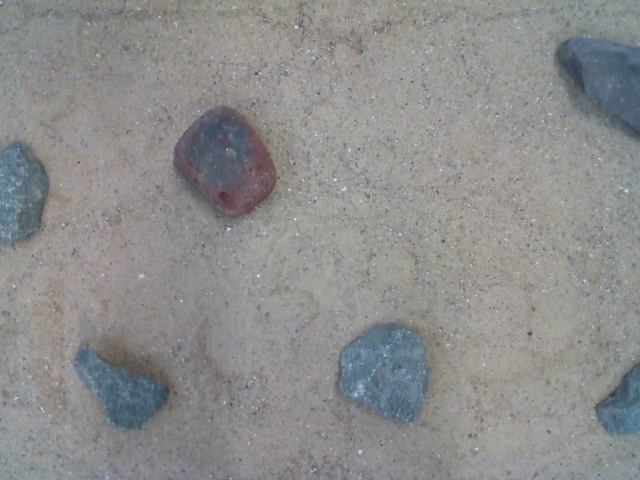
#> input picture Groenlaenderens_Kode/RockDetection/Billeder/Image4.jpg, 640 x 480 px, found by its file name
$ python TestingRocks.py
#> lines starting #> are read from the running program, lines starting #| are printed output that depends on the picture; after the words box and inside, x2 and y2 are one past the last pixel; in counts of white or black regions, pixels touching at a corner belong together
import cv2 as cv
import numpy as np
import skimage.exposure as exposure

image = cv.imread("Groenlaenderens_Kode/RockDetection/Billeder/Image4.jpg")
#> image is the input picture: shape (480, 640, 3); mean B, G, R 140.5, 140.7, 140.6
image2 = image.copy()
img3 = image.copy()

img_h, img_w = image.shape[:2]

# Convert to grayscale0
gray = cv.cvtColor(image2, cv.COLOR_BGR2GRAY)
HSVImage = cv.cvtColor(image2, cv.COLOR_BGR2HSV)
#> HSVImage: shape (480, 640, 3); mean H, S, V 64.3, 15.7, 144.7
H, S, V = cv.split(HSVImage)
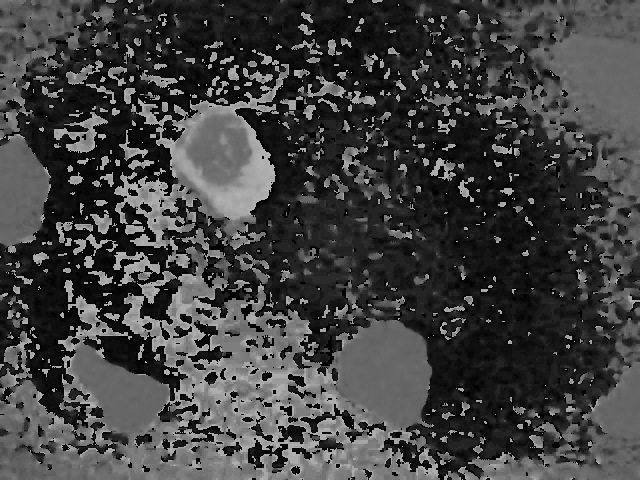
#> H: shape (480, 640); min 0, max 179, mean 64.3

thresholded = cv.threshold(S, 10, 255, cv.THRESH_BINARY + cv.THRESH_OTSU)[1]
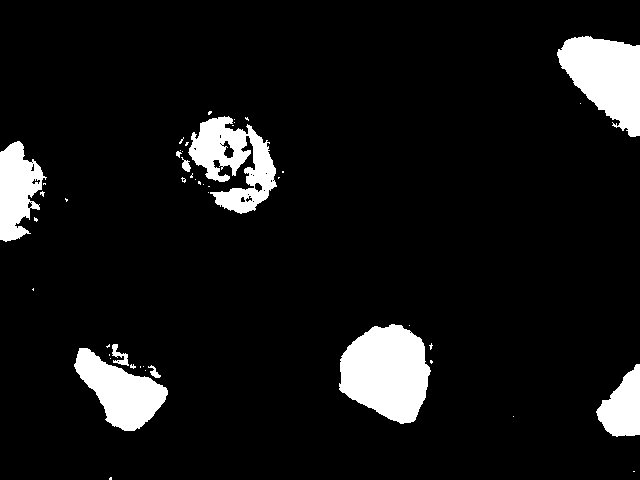
#> thresholded: shape (480, 640); 8.5% white; 47 white regions (37 under 20 px), largest, box (x1, y1, x2, y2) and area: (339, 324, 431, 424) 6642, (557, 36, 640, 137) 5325, (188, 116, 277, 214) 4496
#cv.imshow("Thresholded", thresholded)

dilated = cv.dilate(thresholded, (3, 3), iterations=1)
#> dilated: shape (480, 640); 8.7% white; 43 white regions (31 under 20 px)

contours = cv.findContours(thresholded, cv.RETR_EXTERNAL, cv.CHAIN_APPROX_SIMPLE)[0]
#> contours = 47 contours, 38 with area under 20; largest, box (x1, y1, x2, y2) and area: (339, 324, 431, 424) 6502, (557, 36, 640, 137) 5161, (188, 116, 277, 214) 4392, (74, 348, 168, 431) 3839, (0, 141, 47, 242) 2856
#cv.imshow("Dilated", thresholded)
#cv.waitKey(0)
# printing area of contours
small_contours = [cnt for cnt in contours if cv.contourArea(cnt) < 500]
#> small_contours = 41 contours, 38 with area under 20; largest, box (x1, y1, x2, y2) and area: (112, 344, 129, 366) 126, (181, 157, 191, 172) 60, (148, 365, 161, 378) 50

mask = np.zeros_like(thresholded)
cv.drawContours(mask, small_contours, -1, (255, 255, 255), -1)
#> mask: shape (480, 640); 0.18% white; 41 white regions (37 under 20 px), largest, box (x1, y1, x2, y2) and area: (112, 344, 129, 366) 172, (181, 157, 191, 172) 80, (148, 365, 161, 378) 71, (176, 151, 182, 158) 24
#cv.imshow("Mask", mask)
#cv.waitKey(0)

subtractedSmall = cv.subtract(thresholded, mask)
#> subtractedSmall: shape (480, 640); 8.3% white; 6 white regions, box (x1, y1, x2, y2) and area: (339, 324, 431, 424) 6642, (557, 36, 640, 137) 5325, (188, 116, 277, 214) 4496, (74, 348, 168, 431) 3963, (0, 141, 47, 242) 2959, (596, 364, 640, 437) 2036

dilated2 = cv.dilate(subtractedSmall, (5, 5), iterations=2)
#> dilated2: shape (480, 640); 8.7% white; 6 white regions
#cv.imshow("Dilated2", dilated2)
#cv.waitKey(0)

contour_img = np.zeros_like(image)

contours2 = cv.findContours(dilated2, cv.RETR_EXTERNAL, cv.CHAIN_APPROX_SIMPLE)[0]
#> contours2 = 6 contours; box (x1, y1, x2, y2) and area: (339, 324, 431, 426) 6692, (557, 36, 640, 139) 5376, (188, 116, 277, 216) 4853, (74, 348, 168, 433) 4029, (0, 141, 47, 244) 3024, (596, 364, 640, 439) 2030
drawCont = cv.drawContours(contour_img, contours2, -1, (255, 255, 255), -1)
#> drawCont: shape (480, 640, 3); 8.8% white; 6 white regions, box (x1, y1, x2, y2) and area: (339, 324, 431, 426) 6834, (557, 36, 640, 139) 5531, (188, 116, 277, 216) 5136, (74, 348, 168, 433) 4155, (0, 141, 47, 244) 3172, (596, 364, 640, 439) 2125
cv.imshow("Contours", contour_img)
print(contours2[0])
#> (printed output is left out)
cv.waitKey(0)

kernel = np.ones((3, 3), np.uint8)
kernel2 = np.ones((11, 11), np.uint8)
opening = cv.morphologyEx(contour_img, cv.MORPH_OPEN, kernel, iterations=10)
#> opening: shape (480, 640, 3); 7.7% white; 7 white regions, largest, box (x1, y1, x2, y2) and area: (341, 328, 428, 423) 6680, (561, 38, 640, 138) 5440, (80, 359, 163, 430) 3776
opneing = np.uint8(opening)
cv.imshow("Opening", opening)

opening_gray = cv.cvtColor(opening, cv.COLOR_BGR2GRAY)

sure_bg = cv.dilate(opening, kernel, iterations=2)
#> sure_bg: shape (480, 640, 3); 8.8% white; 7 white regions, largest, box (x1, y1, x2, y2) and area: (339, 326, 430, 425) 7424, (559, 36, 640, 140) 5980, (78, 357, 165, 432) 4408
cv.imshow("Sure_bg", sure_bg)

distance_transform = cv.distanceTransform(opening_gray, cv.DIST_L2, 5)
normalized_distance = exposure.rescale_intensity(distance_transform, out_range=(0, 255))
normalized_distance = normalized_distance.astype(np.uint8)
cv.imshow("Normalized Distance", normalized_distance)
#cv.imshow("Distance Transform", distance_transform)
#cv.waitKey(0)

ret, sure_fg = cv.threshold(normalized_distance, 0.5 * normalized_distance.max(), 255, 0)
#> sure_fg: shape (480, 640); 1.4% white; 5 white regions, box (x1, y1, x2, y2) and area: (362, 349, 407, 402) 1791, (582, 59, 640, 115) 1626, (0, 172, 19, 216) 428, (623, 394, 640, 416) 198, (118, 392, 141, 409) 196
#> ret = 127
sure_fg = np.uint8(sure_fg)
sure_fg = cv.dilate(sure_fg, kernel, iterations=4)
#> sure_fg: shape (480, 640); 2.2% white; 5 white regions, box (x1, y1, x2, y2) and area: (358, 345, 411, 406) 2639, (578, 55, 640, 119) 2378, (0, 168, 23, 220) 789, (114, 388, 145, 413) 580, (619, 390, 640, 420) 454
sure_bg = cv.cvtColor(sure_bg, cv.COLOR_BGR2GRAY)
print(sure_fg.shape)
#| (480, 640)
print(sure_bg.shape)
#| (480, 640)
unknown = cv.subtract(sure_bg, sure_fg)
#> unknown: shape (480, 640); 6.6% white; 7 white regions, largest, box (x1, y1, x2, y2) and area: (339, 326, 430, 425) 4785, (78, 357, 165, 432) 3828, (559, 36, 640, 140) 3602
cv.imshow("Unknown", unknown)
cv.imshow("Sure_fg", sure_fg)
cv.waitKey(0)

print(image2.shape)
#| (480, 640, 3)
ret, markers = cv.connectedComponents(sure_fg)
#> markers: shape (480, 640) int32; 6 distinct labels, from 0 to 5
#> ret = 6
markers = markers + 1
#> markers: shape (480, 640) int32; 6 distinct labels, from 1 to 6
markers[unknown == 255] = 0
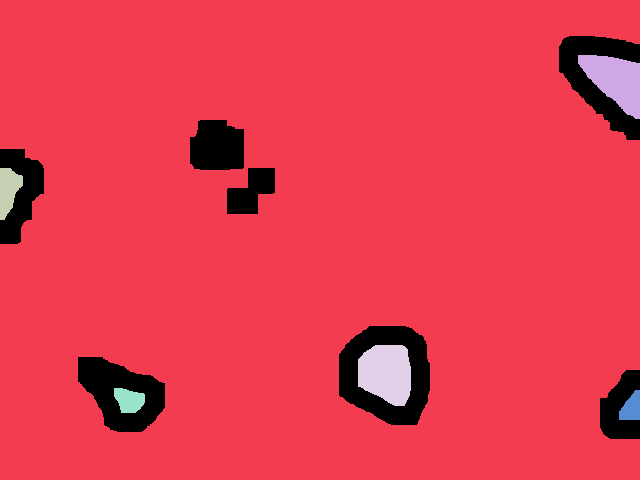
#> markers: shape (480, 640) int32; 7 distinct labels, from 0 to 6; one colour per label, 0 black
markers = markers.astype(np.int32)
cv.waitKey(0)

markers = cv.watershed(image2, markers)
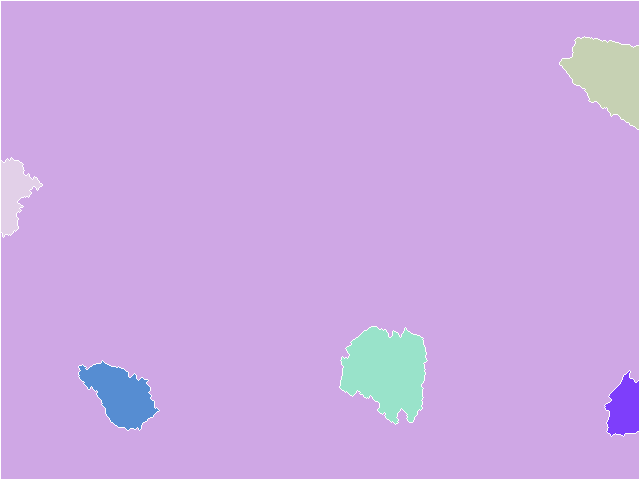
#> markers: shape (480, 640) int32; 7 distinct labels, from -1 to 6; one colour per label, 0 black, -1 white
image2[markers == -1] = [255, 0, 0]
#> image2: shape (480, 640, 3); 1.07% of pixels changed, all inside (x1, y1, x2, y2) = (0, 0, 640, 480)
cv.imshow("Image2", image2)
markers = markers.astype(np.uint8)
cv.imshow("Markers", markers)
cv.waitKey(0)
mask = np.zeros_like(image2)

for i in range(len(markers)):
    if i == 1:
        continue
    color = np.random.randint(0, 255, 3)
    mask[markers == i] = color
    cv.imshow("Mask", mask)
#> this loop made 480 passes
#> color on passes 1, 3, 4: [172, 47, 117], [192, 67, 251], [195, 103, 9]
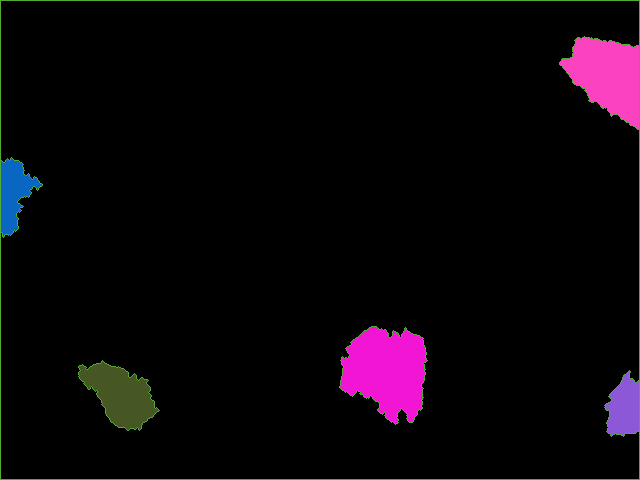
#> mask: shape (480, 640, 3); mean of channels 0, 1, 2 9.8, 5, 10.5; drawn as B, G, R


cv.destroyAllWindows()
cv.waitKey(0)
ellipse_img = np.zeros_like(image)
roi = []
ellipsis = []
i = 1
for cnt in contours2:
    ellipse = cv.fitEllipse(cnt)

    # Convert ellipse coordinates to integers
    x_coord = int(ellipse[0][0])
    y_coord = int(ellipse[0][1])
    #print(x_coord, y_coord)
    #print(ellipse[0])
    # Get the size of the text
    text_size, _ = cv.getTextSize(str(i), cv.FONT_HERSHEY_SIMPLEX, 1, 2)

    inbound_x = max(0, min(x_coord, img_w - text_size[0]))
    inbound_y = max(0, min(y_coord, img_h))
    cv.putText(image2, str(i), (inbound_x, inbound_y), cv.FONT_HERSHEY_SIMPLEX, 1, (0, 0, 255), 2)
    ellipsis.append(ellipse)
    cv.ellipse(image2, ellipse, (0, 255, 0), 2)
    i += 1

    x, y, w, h = cv.boundingRect(cnt)
    #cv.rectangle(image2, (x, y), (x+w, y+h), (255, 0, 0), 2)
    roi_x = max(0, x-10)
    roi_y = max(0, y-10)
    roi_w = min(image.shape[1]- roi_x, w+20)
    roi_h = min(image.shape[0]- roi_y, h+20)
    roi.append(image[roi_y:roi_y+roi_h, roi_x:roi_x+roi_w])
#> this loop made 6 passes
#> (ellipse, x_coord, y_coord, inbound_x, inbound_y, x, y, w) on passes 1 to 6: (((-579.9, 983.7), (253, 2609.1), 0), -579, 983, 0, 480, 596, 364, 44), (((121.6, 393), (59.01, 104.2), 125.8), 121, 393, 121, 393, 74, 348, 94), (((387.4, 372.9), (88.18, 98.32), 149.3), 387, 372, 387, 372, 339, 324, 92), (((6.92, 193.8), (65.1, 100.8), 14.06), 6, 193, 6, 193, 0, 141, 47), (((232.9, 163.5), (69.55, 99.71), 147), 232, 163, 232, 163, 188, 116, 89), (((696.1, 124), (91.39, 311.4), 120.1), 696, 124, 618, 124, 557, 36, 83)
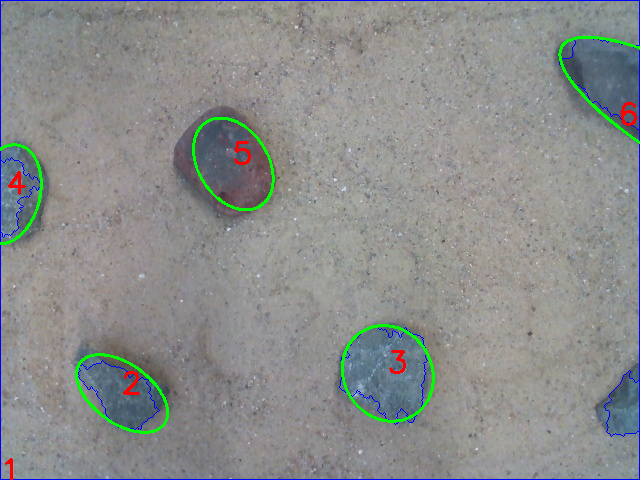
#> image2: shape (480, 640, 3); mean B, G, R 140, 140.8, 138.7
#> after the loop, ellipsis = [((-579.9, 983.7), (253, 2609.1), 0), ((121.6, 393), (59.01, 104.2), 125.8), ((387.4, 372.9), (88.18, 98.32), 149.3), ((6.92, 193.8), (65.1, 100.8), 14.06), ((232.9, 163.5), (69.55, 99.71), 147), ((696.1, 124), (91.39, 311.4), 120.1)]; i = 7; roi = 6 items


for img in roi:
    cv.destroyAllWindows()
    cv.imshow("ROI", img)
    cv.waitKey(0)
#> this loop made 6 passes
#> pass 2, `cv.imshow("ROI", img)`:
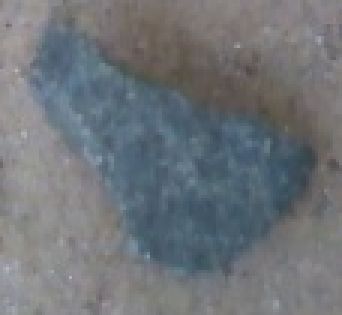
#> window 'ROI': shape (105, 114, 3) (shown 3 times larger); mean B, G, R 120.4, 115.8, 111

#print("Number of rocks: ", len(roi))
#rint(len(contours2))
cv.imshow("markcont", mask)
cv.imshow("Image", image)
cv.imshow("Image2", image2)
cv.waitKey(0)
cv.destroyAllWindows()

$ run again, with Groenlaenderens_Kode/RockDetection/Billeder/Image10.jpg copied over Groenlaenderens_Kode/RockDetection/Billeder/Image4.jpg
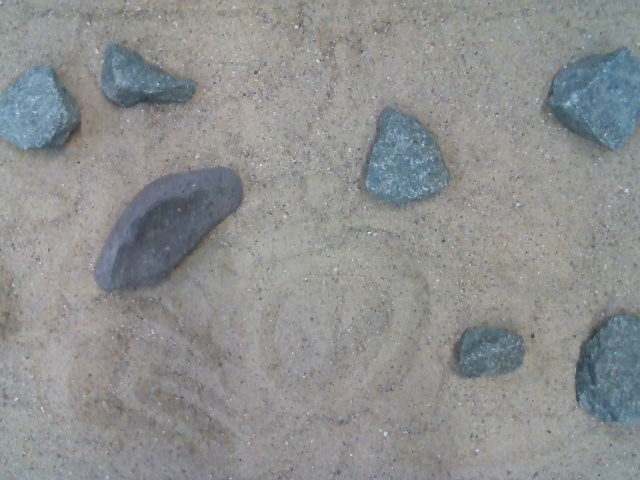
#> input picture Groenlaenderens_Kode/RockDetection/Billeder/Image10.jpg, 640 x 480 px, found by its file name
#> image is the input picture: shape (480, 640, 3); mean B, G, R 143.4, 143.6, 141.9
#> HSVImage: shape (480, 640, 3); mean H, S, V 60.9, 17.2, 147.5
#> thresholded: shape (480, 640); 12.2% white; 41 white regions (32 under 20 px), largest, box (x1, y1, x2, y2) and area: (96, 169, 240, 289) 8194, (547, 47, 640, 152) 7032, (576, 314, 640, 427) 5833
#> dilated: shape (480, 640); 12.5% white; 37 white regions (27 under 20 px)
#> contours = 40 contours, 32 with area under 20; largest, box (x1, y1, x2, y2) and area: (96, 169, 240, 289) 8665, (547, 47, 640, 152) 6886, (576, 314, 640, 427) 5682, (365, 108, 450, 205) 5360, (0, 66, 78, 150) 4698, (102, 43, 196, 108) 3266, (458, 328, 524, 378) 2362, (70, 135, 81, 146) 55
#> small_contours = 33 contours, 32 with area under 20; largest, box (x1, y1, x2, y2) and area: (70, 135, 81, 146) 55
#> dilated2: shape (480, 640); 12.7% white; 7 white regions
#> contours2 = 7 contours; box (x1, y1, x2, y2) and area: (96, 169, 240, 291) 9044, (547, 47, 640, 154) 7074, (576, 314, 640, 429) 5812, (365, 108, 450, 207) 5543, (0, 66, 78, 152) 4862, (102, 43, 196, 110) 3456, (458, 328, 524, 380) 2521
#> drawCont: shape (480, 640, 3); 12.8% white; 7 white regions, largest, box (x1, y1, x2, y2) and area: (96, 169, 240, 291) 9272, (547, 47, 640, 154) 7223, (576, 314, 640, 429) 5965
#> (printed output is left out)
#> opening: shape (480, 640, 3); 12.3% white; 7 white regions, largest, box (x1, y1, x2, y2) and area: (101, 171, 234, 289) 8832, (550, 52, 640, 148) 7055, (576, 318, 640, 426) 5880
#> `ret, sure_fg = cv.threshold(normalized_distance, 0.5 * normalized_dist..`: ret = 127
#| (480, 640)
#| (480, 640)
#> unknown: shape (480, 640); 11% white; 7 white regions, largest, box (x1, y1, x2, y2) and area: (99, 169, 236, 291) 8264, (365, 111, 446, 206) 5279, (548, 50, 640, 150) 5154
#| (480, 640, 3)
#> `ret, markers = cv.connectedComponents(sure_fg)`: ret = 6
#> the loop `for i in range(len(markers)):` made 480 passes
#> color on passes 1, 3, 4: [172, 47, 117], [192, 67, 251], [195, 103, 9]
#> after the loop `for i in range(len(markers)):`:
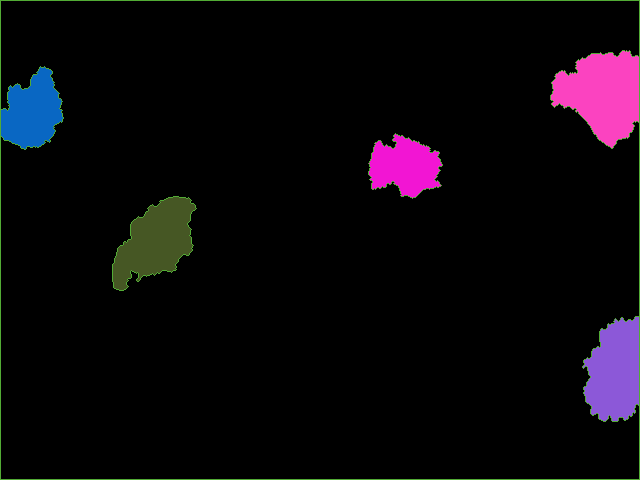
#> mask: shape (480, 640, 3); mean of channels 0, 1, 2 12, 7, 11.1; drawn as B, G, R
#> the loop `for cnt in contours2:` made 7 passes
#> (ellipse, x_coord, y_coord, inbound_x, inbound_y, x, y, w) on passes 1 to 6: (((488.5, 352.3), (48.38, 69.6), 84.8), 488, 352, 488, 352, 458, 328, 66), (((626.8, 371.2), (98.28, 117.1), 27.91), 626, 371, 618, 371, 576, 314, 64), (((162.7, 229), (70.88, 165.7), 47.24), 162, 229, 162, 229, 96, 169, 144), (((403.8, 162.7), (77.14, 98.82), 165.6), 403, 162, 403, 162, 365, 108, 85), (((36.04, 112), (74.87, 83.91), 2.41), 36, 112, 36, 112, 0, 66, 78), (((607.8, 98.59), (96.63, 114.5), 84.99), 607, 98, 607, 98, 547, 47, 93)
#> after the loop `for cnt in contours2:`: ellipsis = 7 items; i = 8; roi = 7 items
#> the loop `for img in roi:` made 7 passes
#> pass 2, `cv.imshow("ROI", img)`:
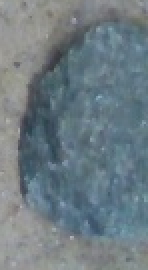
#> window 'ROI': shape (135, 74, 3) (shown 2 times larger); mean B, G, R 130.9, 123.9, 109.8

$ run again, with Groenlaenderens_Kode/RockDetection/Billeder/Image11.jpg copied over Groenlaenderens_Kode/RockDetection/Billeder/Image4.jpg
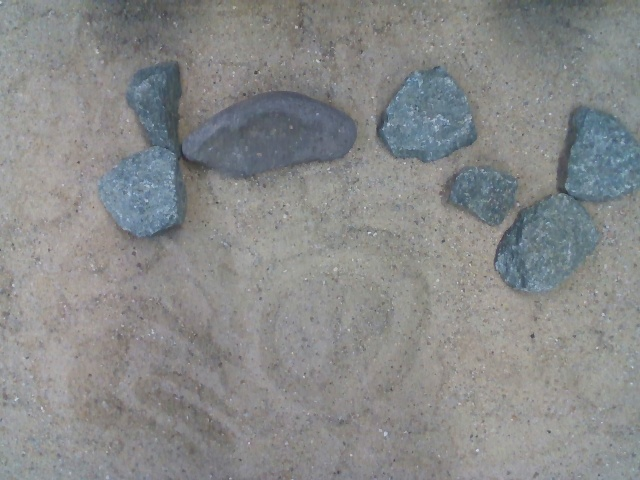
#> input picture Groenlaenderens_Kode/RockDetection/Billeder/Image11.jpg, 640 x 480 px, found by its file name
#> image is the input picture: shape (480, 640, 3); mean B, G, R 137.2, 137.3, 135.9
#> HSVImage: shape (480, 640, 3); mean H, S, V 61.5, 17.2, 141.2
#> thresholded: shape (480, 640); 13.1% white; 62 white regions (45 under 20 px), largest, box (x1, y1, x2, y2) and area: (98, 63, 356, 239) 17886, (494, 107, 640, 292) 12539, (377, 66, 477, 162) 6607
#> dilated: shape (480, 640); 13.5% white; 54 white regions (36 under 20 px)
#> contours = 58 contours, 48 with area under 20; largest, box (x1, y1, x2, y2) and area: (98, 63, 356, 239) 18318, (494, 107, 640, 292) 12388, (377, 66, 477, 162) 6468, (449, 168, 517, 224) 2476, (180, 120, 190, 137) 79
#> small_contours = 54 contours, 48 with area under 20; largest, box (x1, y1, x2, y2) and area: (180, 120, 190, 137) 79, (537, 0, 552, 8) 62, (190, 194, 198, 208) 42, (257, 0, 272, 8) 36, (288, 0, 296, 6) 34, (245, 2, 253, 12) 30
#> subtractedSmall: shape (480, 640); 12.9% white; 8 white regions (4 under 20 px), largest, box (x1, y1, x2, y2) and area: (98, 63, 356, 239) 17886, (494, 107, 640, 292) 12539, (377, 66, 477, 162) 6607, (449, 168, 517, 224) 2537
#> dilated2: shape (480, 640); 13.5% white; 4 white regions
#> contours2 = 4 contours; box (x1, y1, x2, y2) and area: (98, 63, 356, 241) 18961, (494, 107, 640, 294) 12762, (377, 66, 477, 164) 6672, (449, 168, 517, 226) 2621
#> drawCont: shape (480, 640, 3); 13.7% white; 4 white regions, box (x1, y1, x2, y2) and area: (98, 63, 356, 241) 19390, (494, 107, 640, 294) 13037, (377, 66, 477, 164) 6813, (449, 168, 517, 226) 2723
#> (printed output is left out)
#> opening: shape (480, 640, 3); 13.2% white; 5 white regions, box (x1, y1, x2, y2) and area: (497, 109, 640, 293) 12693, (185, 94, 354, 177) 9888, (101, 66, 183, 238) 8967, (380, 71, 474, 161) 6634, (453, 171, 514, 221) 2464
#> `ret, sure_fg = cv.threshold(normalized_distance, 0.5 * normalized_dist..`: ret = 127
#| (480, 640)
#| (480, 640)
#> unknown: shape (480, 640); 9.9% white; 5 white regions, box (x1, y1, x2, y2) and area: (495, 107, 640, 295) 8710, (99, 64, 185, 240) 7545, (183, 92, 356, 179) 6753, (378, 69, 476, 163) 4647, (451, 169, 516, 223) 2759
#| (480, 640, 3)
#> `ret, markers = cv.connectedComponents(sure_fg)`: ret = 8
#> the loop `for i in range(len(markers)):` made 480 passes
#> color on passes 1, 3, 4: [172, 47, 117], [192, 67, 251], [195, 103, 9]
#> after the loop `for i in range(len(markers)):`:
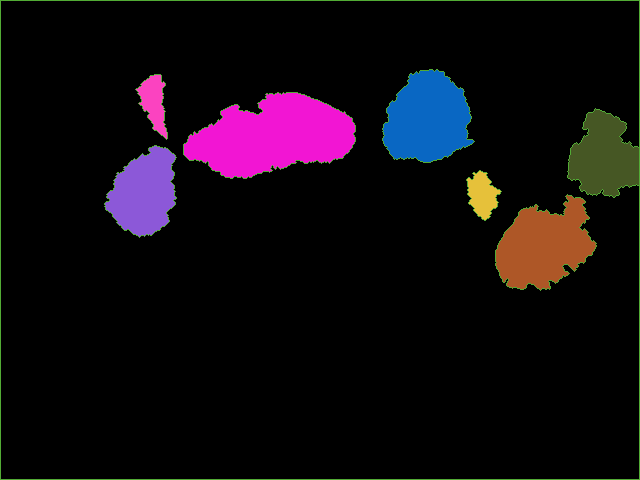
#> mask: shape (480, 640, 3); mean of channels 0, 1, 2 16.2, 9.9, 16.7; drawn as B, G, R
#> the loop `for cnt in contours2:` made 4 passes
#> (ellipse, x_coord, y_coord, inbound_x, inbound_y, x, y, w) on passes 1 to 4: (((484.4, 193.4), (51.74, 66.41), 110.8), 484, 193, 484, 193, 449, 168, 68), (((568.4, 205.3), (86.15, 221), 30.72), 568, 205, 568, 205, 494, 107, 146), (((427.1, 118), (89.71, 98.47), 45.55), 427, 117, 427, 117, 377, 66, 100), (((215.7, 146.7), (161.9, 238.7), 74.86), 215, 146, 215, 146, 98, 63, 258)
#> after the loop `for cnt in contours2:`: ellipsis = [((484.4, 193.4), (51.74, 66.41), 110.8), ((568.4, 205.3), (86.15, 221), 30.72), ((427.1, 118), (89.71, 98.47), 45.55), ((215.7, 146.7), (161.9, 238.7), 74.86)]; i = 5; roi = 4 items
#> the loop `for img in roi:` made 4 passes
#> pass 2, `cv.imshow("ROI", img)`:
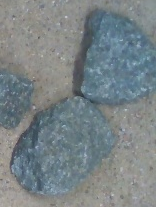
#> window 'ROI': shape (207, 156, 3); mean B, G, R 134.1, 131, 121.5
